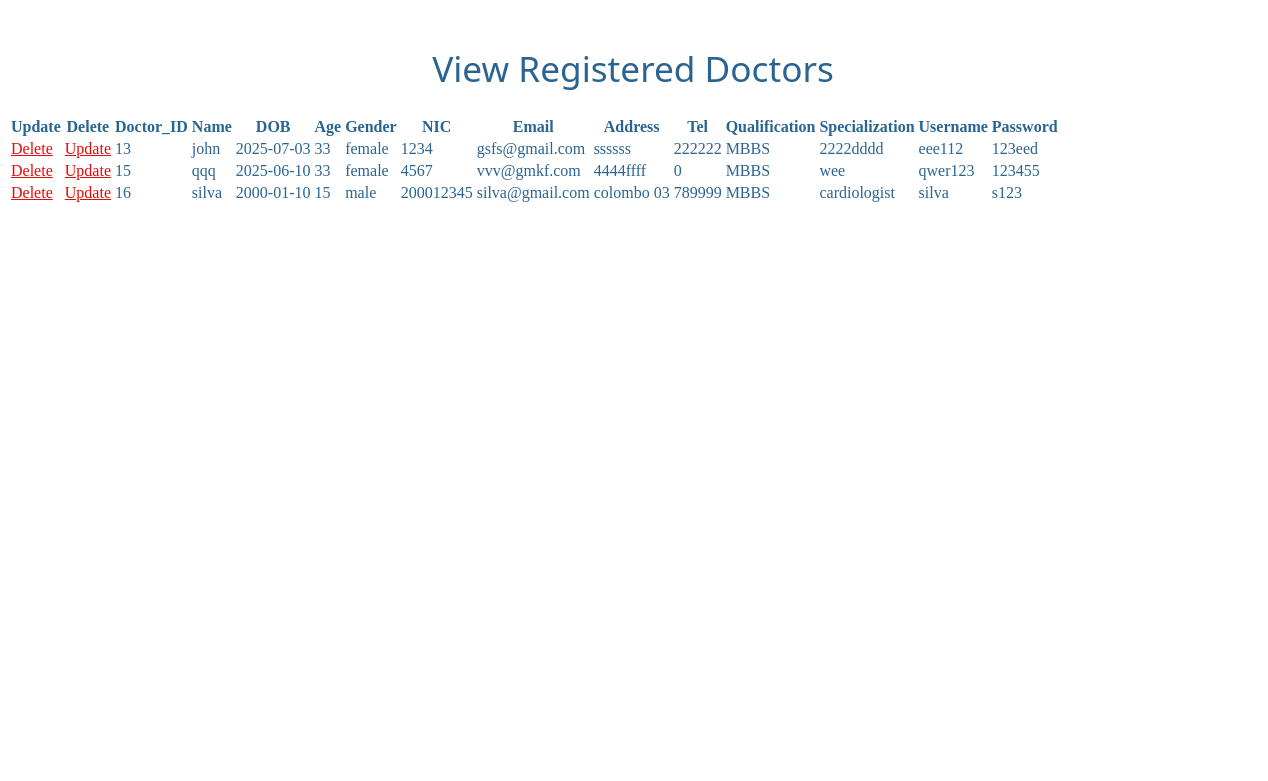
The page /ADMIN/doctor_view.php on the database its author committed.
### tables this page shows
CREATE TABLE `doctors` (
  `idd` int(11) NOT NULL AUTO_INCREMENT,
  `name` varchar(45) DEFAULT NULL,
  `dob` date DEFAULT NULL,
  `age` int(11) DEFAULT NULL,
  `gender` varchar(45) DEFAULT NULL,
  `nic` varchar(45) DEFAULT NULL,
  `email` varchar(45) DEFAULT NULL,
  `address` varchar(45) DEFAULT NULL,
  `tel` int(11) DEFAULT NULL,
  `quali` varchar(45) DEFAULT NULL,
  `special` varchar(45) DEFAULT NULL,
  `username` varchar(45) DEFAULT NULL,
  `password` varchar(45) DEFAULT NULL,
  PRIMARY KEY (`idd`)
);

### ADMIN/doctor_view.php (the view, shortened to what this page needs)
<?php
include '../conn.php';
?>
<!DOCTYPE html>
<html lang="en">
<head>
<link rel="stylesheet" href="../css/admin_doctor.css">
<link rel="stylesheet" href="https://cdn.jsdelivr.net/npm/uikit@3.23.7/dist/css/uikit.min.css" />
</head>
<body>
<div class="uk-height-medium uk-flex uk-flex-center uk-flex-middle uk-background-cover uk-light ad-lob" data-src="../imgs/lo6.jpg" uk-img>
 <div class="uk-box-shadow-bottom">
<div class="uk-container">
       <div class="ad-boxv">
        <h1>View Registered Doctors</h1>
<div class="uk-overflow-auto">
    <table class="uk-table uk-table-hover uk-table-divider">
        <thead>
               <tr>
                <th class="">Update</th>
                <th class="">Delete</th>
                <th class="">Doctor_ID</th>
                <th class="">Name</th>
                <th class="">DOB</th>
                <th class="">Age</th>
                <th class="">Gender</th>
                <th class="">NIC</th>
                <th class="">Email</th>
                <th class="">Address</th>
                <th class="">Tel</th>
                <th class="">Qualification</th>
                <th class="">Specialization</th>
                <th class="">Username</th>
                <th class="">Password</th>
            </tr>
        </thead>
        <tbody>
              <?php
   $sql ="SELECT * FROM doctors";
   $results = mysqli_query($conn,$sql);
   if(mysqli_num_rows($results)>0){
    while($row = mysqli_fetch_assoc($results)){
        echo "<tr>
        <td><a href='doctor_delete.php?d_nic=$row[nic]'>Delete</a></td>
        <td><a href='doctor_update.php?d_nic=$row[nic]'>Update</a></td>
        <td>".$row["idd"]."</td>
        <td>".$row["name"]."</td>
        <td>".$row["dob"]."</td>
        <td>".$row["age"]."</td>
        <td>".$row["gender"]."</td>
        <td>".$row["nic"]."</td>
        <td>".$row["email"]."</td>
        <td>".$row["address"]."</td>
        <td>".$row["tel"]."</td>
        <td>".$row["quali"]."</td>
        <td>".$row["special"]."</td>
        <td>".$row["username"]."</td>
        <td>".$row["password"]."</td>
        </tr>";
    }
   }else{
    echo"no data";
   }
   ?>
        </tbody>
</table>
</div>
    </div>
    </div>
</div>
</div>
</body>
</html>

### css/admin_doctor.css (style rules this page uses)
.ad-lob { height:800px !important; }
th { color: rgb(41, 100, 146) !important; font-weight: 900 !important; }
td { color: rgb(41, 100, 146) !important; }
td a { color: rgb(232, 8, 8) !important; }
.ad-boxv { height: 730px; width: 1250px; background-color: rgba(255, 255, 255, 0.74); border: none; border-radius: 15px; box-shadow: 10px rgb(0, 0, 0); }
.ad-boxv h1 { color: rgb(41, 100, 146) !important; font-weight: 100 !important; text-align: center; padding-top: 20px; font-family:'Segoe UI', Tahoma, Geneva, Verdana, sans-serif; font-size: 2.2rem; }

### rows shown on the page
doctors: idd "13", name "john", dob "2025-07-03", age "33", gender "female", nic "1234", email "gsfs@gmail.com", address "ssssss", tel "222222", quali "MBBS", special "2222dddd", username "eee112", password "123eed"
doctors: idd "15", name "qqq", dob "2025-06-10", age "33", gender "female", nic "4567", email "vvv@gmkf.com", address "4444ffff", tel "0", quali "MBBS", special "wee", username "qwer123", password "123455"
doctors: idd "16", name "silva", dob "2000-01-10", age "15", gender "male", nic "200012345", email "silva@gmail.com", address "colombo 03", tel "789999", quali "MBBS", special "cardiologist", username "silva", password "s123"
